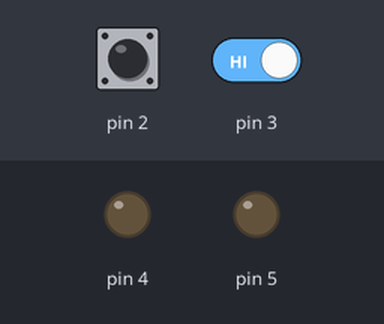
This sketch was run on a simulated Arduino Uno, built with avr-gcc and run on an emulated ATmega328P. Parts: output pins drawn as LEDs (lit = HIGH). The inputs (shaded band) are chosen by the test bench; at power-on: pin 2 HIGH, pin 3 HIGH.

Above: at 1.2 s.
1.3 s: pin 2 driven LOW
At 2.6 s:
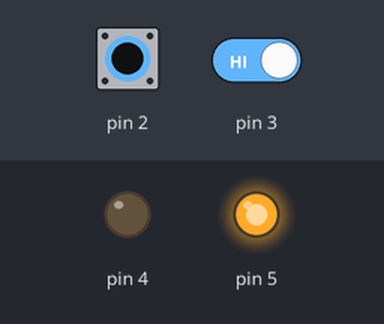
3.8 s: pin 3 driven LOW
At 5.0 s:
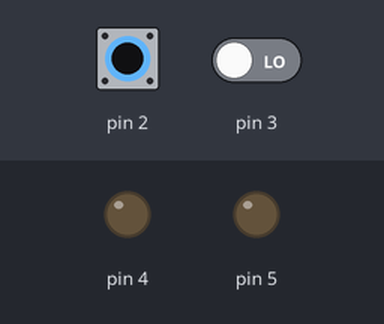
5.3 s: pin 2 pulsed HIGH 5 times (0.12 s each, 0.3 s apart)
At 6.17 s:
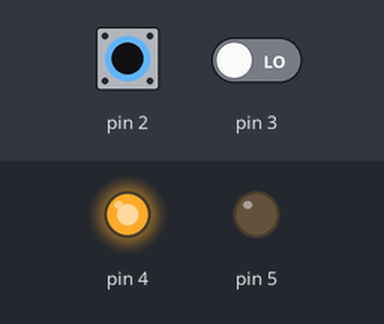
Timing chart, 0 to 8.3 s (numbered marks = the images above; inputs shaded):
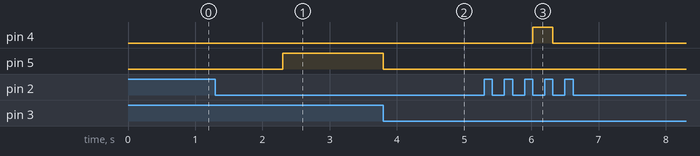

Measured:
- after the input at 1.3 s, pin 5: LOW → HIGH after 1.0 s
- after the input at 3.8 s, pin 5: HIGH → LOW at once
- after the input at 5.3 s, pin 4: LOW → HIGH after 0.72 s, → LOW 0.30 s later

The sketch:

Interrupcao.ino
```cpp
#include <TimerOne.h>

int count = 0;
int parar = 0;

void setup()
{
  pinMode(3, INPUT);
  pinMode(4, OUTPUT);
  pinMode(5, OUTPUT);

  Timer1.initialize(1000000);
  attachInterrupt(0, contarPeca, FALLING);
  Timer1.stop();
}

void loop()
{
  parar = digitalRead(3);
  if(!parar){
    digitalWrite(5, LOW);
  }
}

void alarmeInterruption()
{
    Timer1.stop();
    digitalWrite(5, HIGH);
}

void contarPeca(){

  Timer1.stop();

  count++;

  switch(count){
    case 4: digitalWrite(4, HIGH); break;
    case 15: digitalWrite(4, HIGH); break;
    case 75: digitalWrite(4, HIGH); break;
    case 100: count = 0; break;
    default: digitalWrite(4, LOW); break;
  }

  Timer1.restart();
  Timer1.attachInterrupt(alarmeInterruption, 1000000);
}
```
